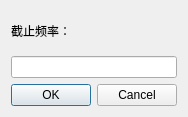
<?xml version="1.0" encoding="UTF-8"?>
<ui version="4.0">
 <class>hpDialog</class>
 <widget class="QDialog" name="hpDialog">
  <property name="geometry">
   <rect>
    <x>0</x>
    <y>0</y>
    <width>176</width>
    <height>117</height>
   </rect>
  </property>
  <property name="windowTitle">
   <string>Dialog</string>
  </property>
  <layout class="QVBoxLayout" name="verticalLayout">
   <item>
    <widget class="QLabel" name="label">
     <property name="text">
      <string>截止频率：</string>
     </property>
    </widget>
   </item>
   <item>
    <widget class="QLineEdit" name="lineEdit"/>
   </item>
   <item>
    <widget class="QDialogButtonBox" name="buttonBox">
     <property name="orientation">
      <enum>Qt::Horizontal</enum>
     </property>
     <property name="standardButtons">
      <set>QDialogButtonBox::Cancel|QDialogButtonBox::Ok</set>
     </property>
    </widget>
   </item>
  </layout>
 </widget>
 <resources/>
 <connections>
  <connection>
   <sender>buttonBox</sender>
   <signal>accepted()</signal>
   <receiver>hpDialog</receiver>
   <slot>accept()</slot>
   <hints>
    <hint type="sourcelabel">
     <x>248</x>
     <y>254</y>
    </hint>
    <hint type="destinationlabel">
     <x>157</x>
     <y>274</y>
    </hint>
   </hints>
  </connection>
  <connection>
   <sender>buttonBox</sender>
   <signal>rejected()</signal>
   <receiver>hpDialog</receiver>
   <slot>reject()</slot>
   <hints>
    <hint type="sourcelabel">
     <x>316</x>
     <y>260</y>
    </hint>
    <hint type="destinationlabel">
     <x>286</x>
     <y>274</y>
    </hint>
   </hints>
  </connection>
 </connections>
</ui>
